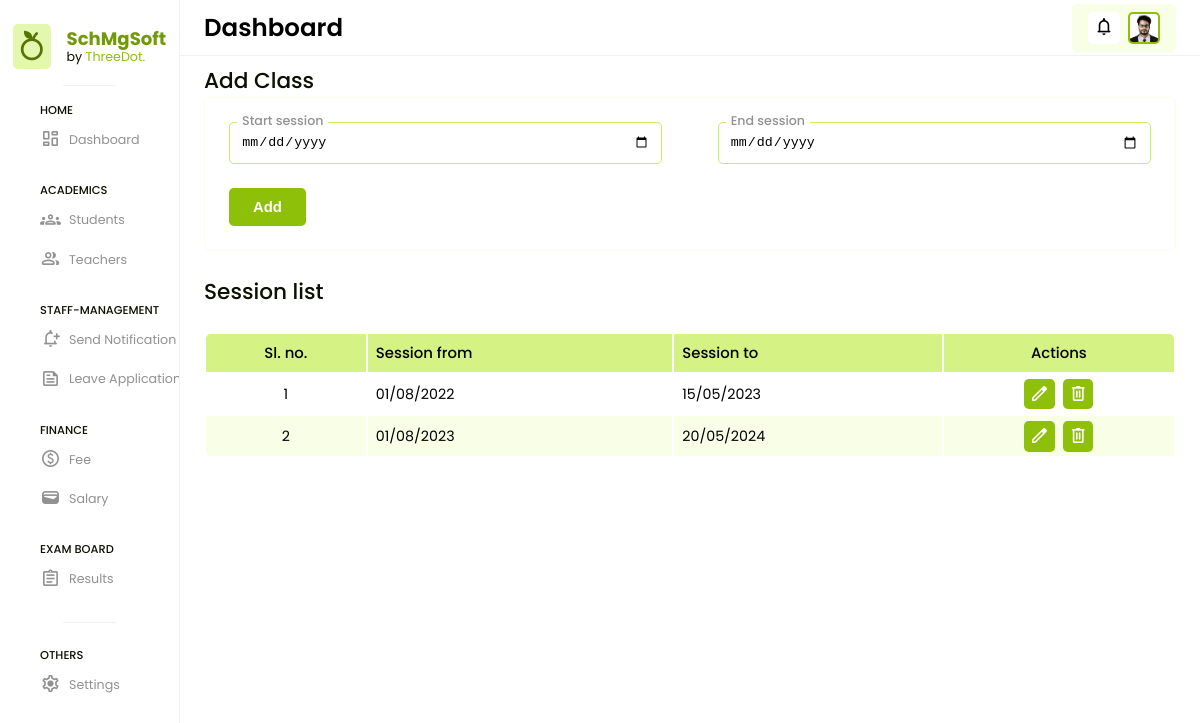
Before: /management/session/add (signed in) with the older database file.
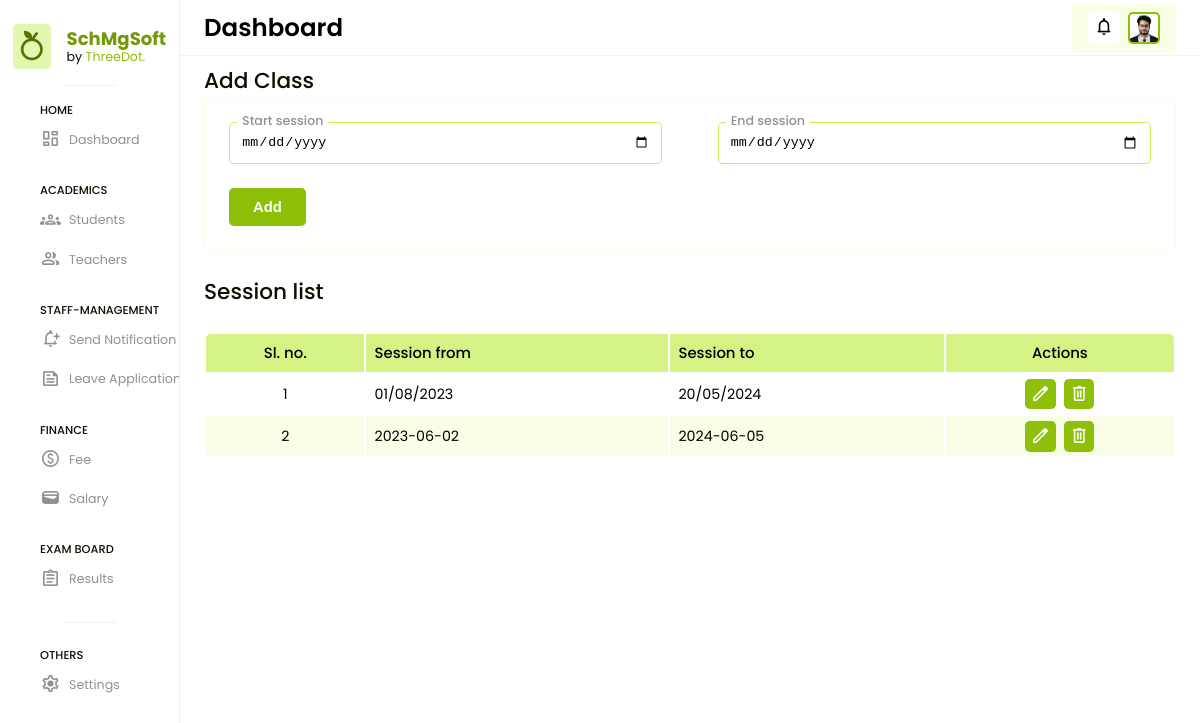
After: the same page with the newer database file.
### app/models.py (models this page shows, shortened)
class Session(models.Model):
    start_session = models.CharField(max_length=100)
    end_session = models.CharField(max_length=100)

### SchMgSoft/admin_views.py (the view, shortened to what this page needs)
# urls.py: path('management/session/add', admin_views.ADD_SESSION, name='add_session'),
@login_required(login_url='/')
def ADD_SESSION(request):
    sessions = Session.objects.all()
    context = {
        'sessions': sessions
    }
    return render(request, 'admin/add_session.html', context)

### templates/admin/add_session.html (shortened to what this page needs)
{% extends "base.html" %} {% load static %}
{% block htmlhead %}
<link rel="stylesheet" href="{% static 'css/add_session.css' %}" />
{% endblock htmlhead %} {% block content %}
{% include "header.html" %}
{% include 'messages.html' %}
<div class="add-session">
  <h3>Add Class</h3>
  <form action="{% url 'add_session' %}" method="post">
    <div class="input-group">
      <label for="start_session">Start session</label>
      <input type="date" name="start_session" id="start_session" required />
    </div>
    <div class="input-group">
      <label for="end_session">End session</label>
      <input type="date" name="end_session" id="end_session" required />
    </div>
    <button type="submit">Add</button>
  </form>
</div>
<div class="session-list">
  <h3>Session list</h3>
  <table>
    <thead>
      <tr>
        <th style="text-align: center">Sl. no.</th>
        <th>Session from</th>
        <th>Session to</th>
        <th style="text-align: center">Actions</th>
      </tr>
    </thead>
    <tbody>
      {% for i in sessions %}
      <tr>
        <td style="text-align: center">{{ forloop.counter }}</td>
        <td>{{ i.start_session }}</td>
        <td>{{ i.end_session }}</td>
        <td
          style="
            display: flex;
            flex-direction: row;
            gap: 0.5rem;
            align-items: center;
            justify-content: center;
          "
        >
          <a href="{% url 'edit_session' i.id %}">
            <span class="material-symbols-rounded"> edit </span>
          </a>
          <a href="{% url 'delete_session' i.id %}">
            <span class="material-symbols-rounded"> delete </span>
          </a>
        </td>
      </tr>
      {% endfor %}
    </tbody>
  </table>
</div>
{% endblock %}

Changed rows visible on the page:
removed Session: start_session "01/08/2022", end_session "15/05/2023"
added Session: start_session "2023-06-02", end_session "2024-06-05"
